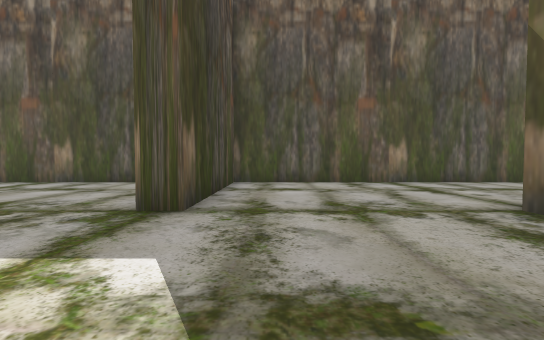
[1] (above)

24 first-person views from a walk through a 3-D level made in the Unity game engine. The camera is 1.3 m above the floor, tilts 2° down and sees 90° across. The floor is counted in squares, 2 m on a side. Each view is taken from the middle of a square. On the plan, view 1 faces up. The plan holds only what a view shows up to about 9 squares ahead; the rest is blank. The place goes on beyond the plan. Some surface patterns are stand-ins.

[2]
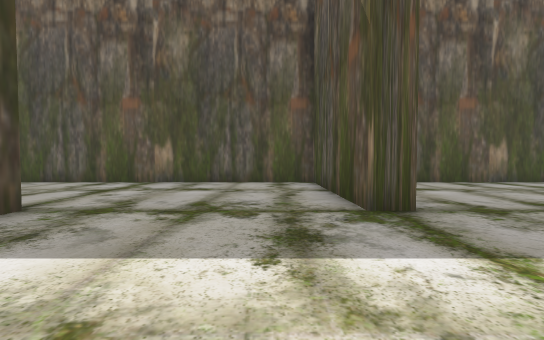

[3]
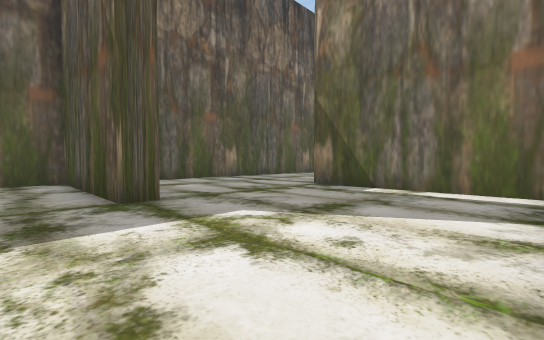

[4]
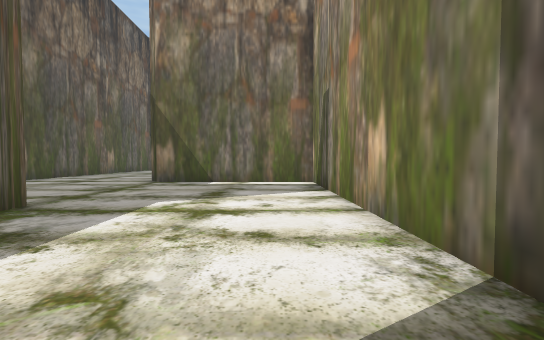

[5]
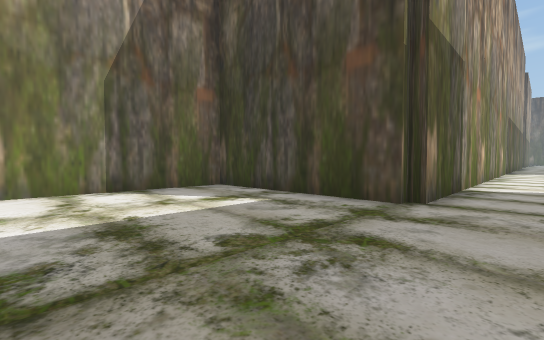

[6]
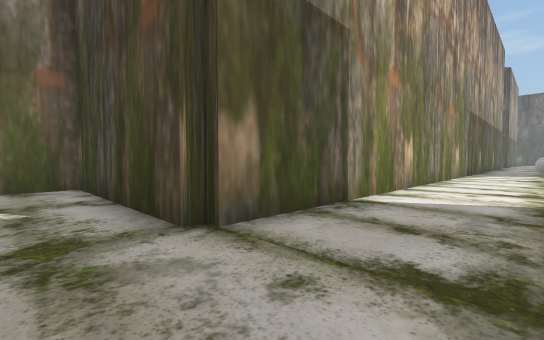

[7]
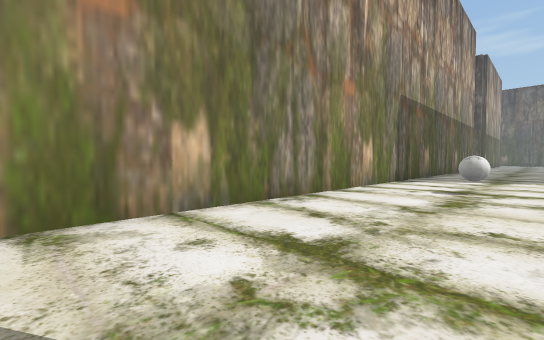

[8]
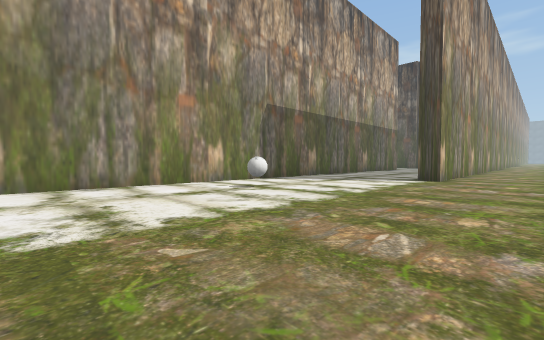

[9]
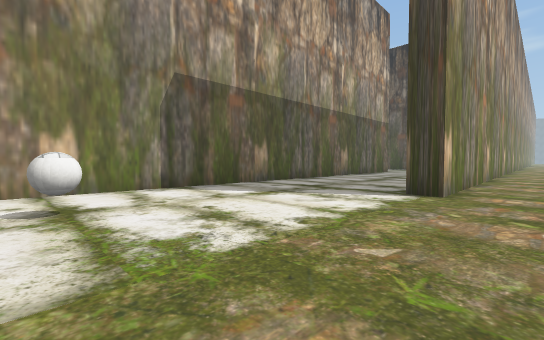

[10]
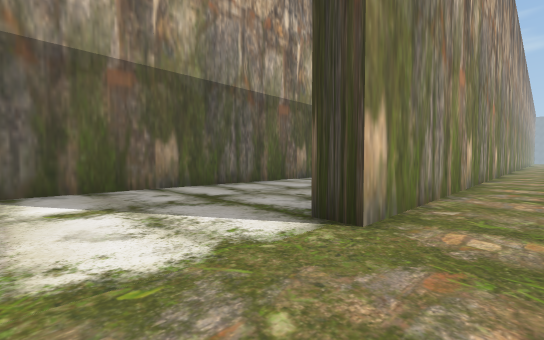

[11]
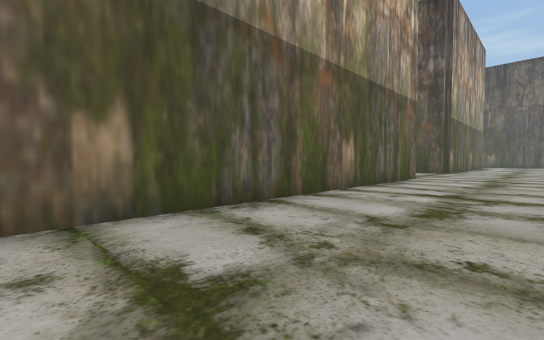

[12]
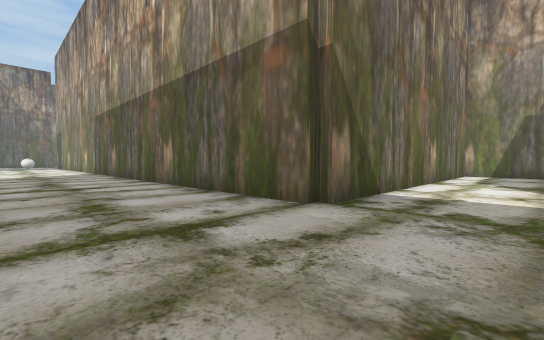

[13]
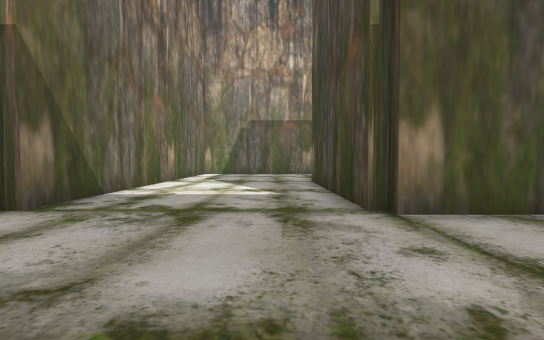

[14]
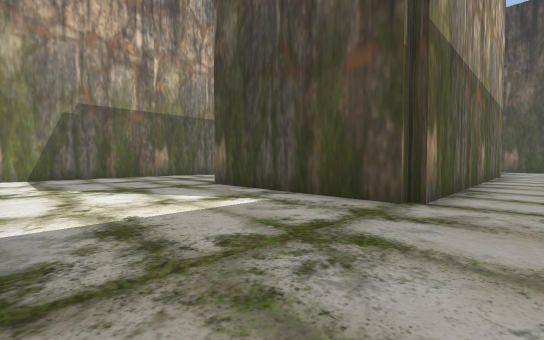

[15]
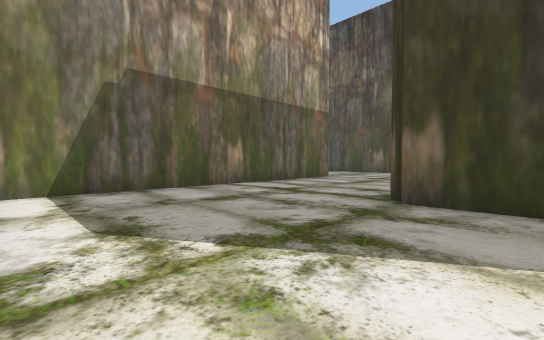

[16]
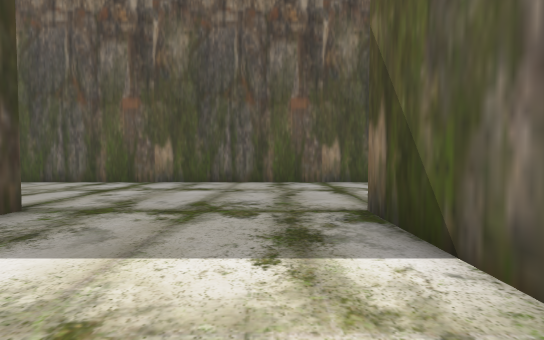

[17]
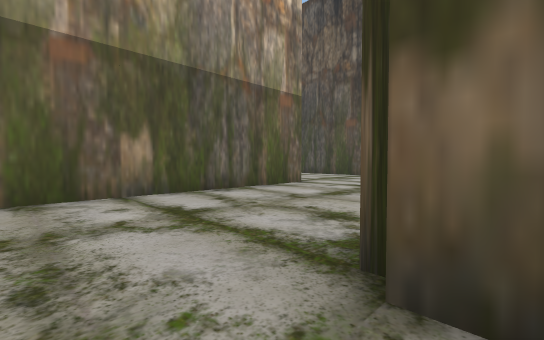

[18]
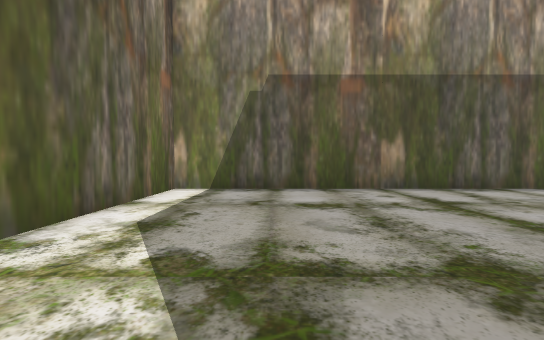

[19]
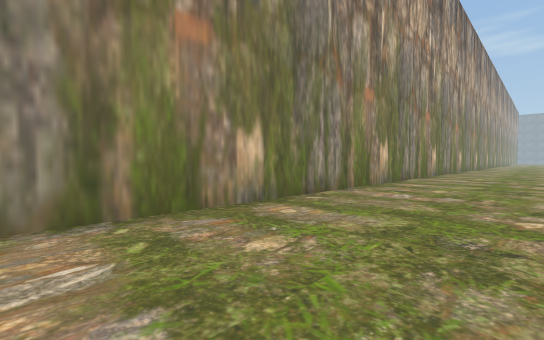

[20]
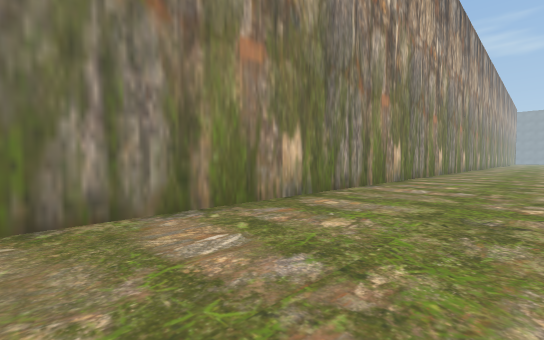

[21]
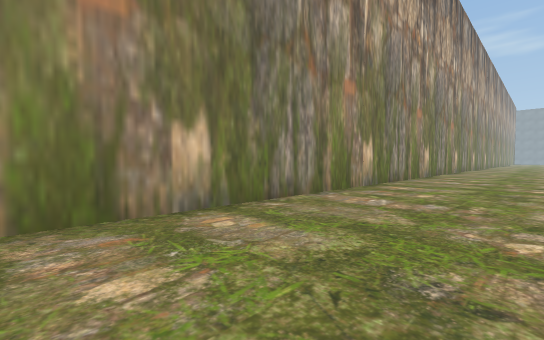

[22]
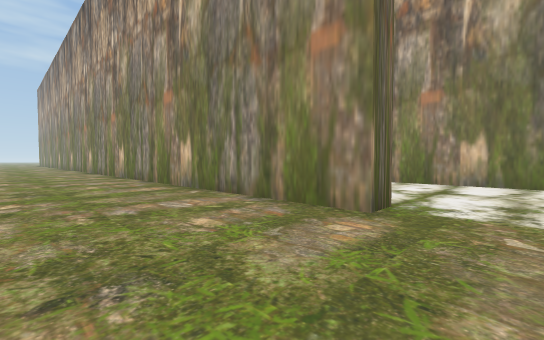

[23]
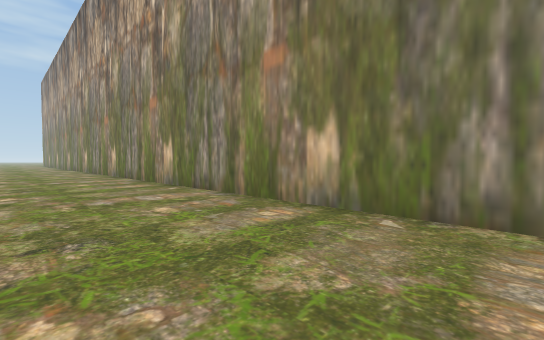

[24]
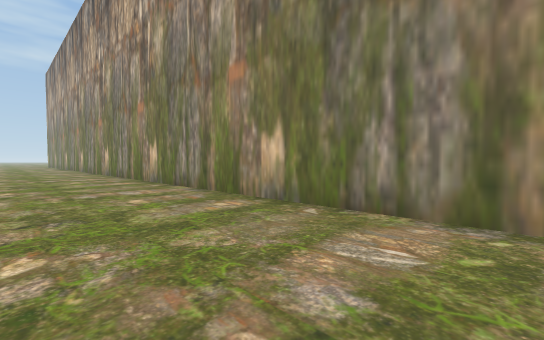

### Floor plan
Points are (right, up) in squares from view 1. A wall is a line through its corners. A room is listed if a view was taken in it or the views show most of it. See-through windows are left out.
Room 1 (views 1, 2, 3, 4, 5, 6, 7, 8, 9, 10, 11, 12, 13, 14, 15, 16, 17, 18, 19, 20, 21, 22, 23, 24)
walls: (-11.5, 8.1) (-11.5, 8.8) (4.5, 8.8); (-6.6, 3.5) (-6.2, 3.5) (-6.2, -1.2) (3.2, -1.2) (3.2, 3.5); (-30, 8.1) (-40.5, 8.1); (-31.5, 3.4) (-31.5, 3.8) (-6.5, 3.8); (-36.6, 3.5) (-36.2, 3.5) (-36.2, -1.5); (7.6, 8.1) (-1.1, 8.1) (-1.1, 3.5) (-1.8, 3.5) (-1.8, 8.1) (-10.6, 8.1); (-39.5, 8.8) (-21.5, 8.8) (-21.5, 8.1); (-40.5, 3.8) (-36.5, 3.8); (-40.5, -6.2) (-31.8, -6.2) (-31.8, 3.5)
objects: ball (-16, 6)

Positions as (right, up) in squares from view 1, and headings:
1: (0, 0), facing up
2: (-3, 0), facing up
3: (-3, -1), facing up-right
4: (-5, 0), facing right
5: (-2, 5), facing down-left
6: (-5, 6), facing down-left
7: (-10, 7), facing down-left
8: (-12, 11), facing down-left
9: (-16, 10), facing down-left
10: (-19, 10), facing down-left
11: (-21, 7), facing down-left
12: (-34, 7), facing down-right
13: (-35, 7), facing down
14: (-32, 5), facing down-left
15: (-32, 0), facing down-left
16: (-33, 0), facing up
17: (-35, -1), facing down-left
18: (-34, 0), facing down
19: (-24, 12), facing down-left
20: (-28, 12), facing down-left
21: (-30, 12), facing down-left
22: (-13, 12), facing down-right
23: (-9, 12), facing down-right
24: (-5, 12), facing down-right
